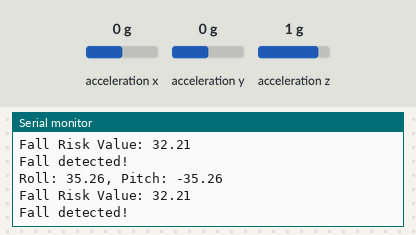
Simulated run of this sketch. Board: Arduino Uno, built with avr-gcc and run on an emulated ATmega328P. On the bench: the last lines printed to the serial monitor. Wiring (inferred from the names in the program): MPU-6050 motion sensor at I2C address 0x68. The test bench sets the inputs (shaded band); at power-on: acceleration z 1 g, acceleration x 0 g, acceleration y 0 g.

Above: at 1.5 s.
1.6 s: acceleration z set to 0 g
At 2.13 s:
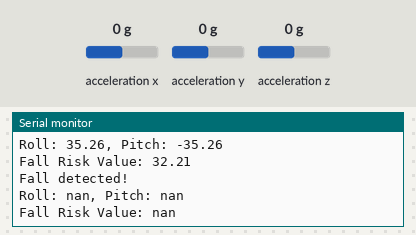
3.3 s: acceleration x set to -1.4 g
At 3.63 s:
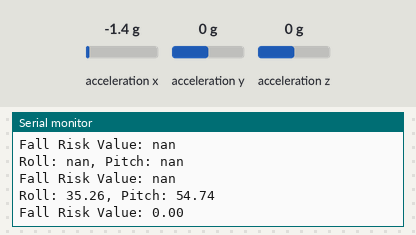
4.8 s: acceleration y set to -1.4 g
At 5.14 s:
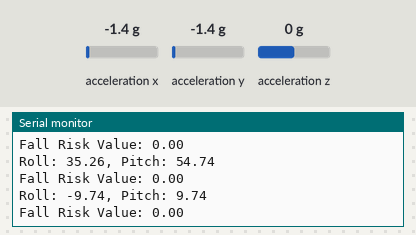
Timing chart, 0 to 7.8 s (numbered marks = the images above; inputs shaded):
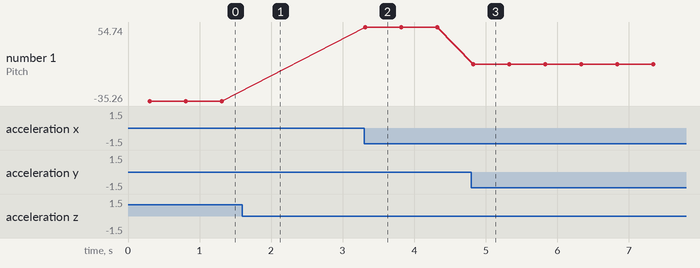

The sketch:

Fuzzy.ino
```cpp
// (licence header left out)
#include <Wire.h>

const int MPU = 0x68;  // MPU6050 I2C address
float AccX, AccY, AccZ;
float accAngleX, accAngleY;
float roll, pitch;
float AccErrorX, AccErrorY;
int c = 0;

// Fuzzy Logic Variables
struct FuzzyVariable {
  float Low, Medium, High;
};

// Fuzzy Sets
enum FuzzySet { Low,
                Medium,
                High };

// Fuzzy Rule
struct FuzzyRule {
  FuzzySet rollSet, pitchSet;
  FuzzySet fallRiskSet;
};

// Fuzzy Logic Parameters
FuzzyVariable rollFuzzy = { -50.00, 35.0, 120 };
FuzzyVariable pitchFuzzy = { -130.0, -57.5, 5.0 };
FuzzyVariable fallRiskFuzzy = { 0.0, 50.0, 100.0 };
float fallThreshold = 25.0;


// Fuzzy Rules
FuzzyRule rule1 = { Low, Medium, High };
FuzzyRule rule2 = { Medium, Medium, High };
FuzzyRule rule3 = { High, Medium, High };


void setup() {
  Serial.begin(19200);
  Serial.println(F("--- FW Security Integrity Verified ---"));
  Serial.println(F("© Sankari Kalapurakkal (MIET)"));
  Wire.begin();  // Initialize communication
  Wire.beginTransmission(MPU);
  Wire.write(0x6B);
  Wire.write(0x00);
  Wire.endTransmission(true);
  calculate_IMU_error();
  delay(20);
}

void loop() {
  Wire.beginTransmission(MPU);
  Wire.write(0x3B);
  Wire.endTransmission(false);
  Wire.requestFrom(MPU, 6, true);
  AccX = (Wire.read() << 8 | Wire.read()) / 16384.0;
  AccY = (Wire.read() << 8 | Wire.read()) / 16384.0;
  AccZ = (Wire.read() << 8 | Wire.read()) / 16384.0;


  accAngleX = (atan(AccY / sqrt(pow(AccX, 2) + pow(AccZ, 2))) * 180 / PI) + 35.26;
  accAngleY = (atan(-1 * AccX / sqrt(pow(AccY, 2) + pow(AccZ, 2))) * 180 / PI) - 35.26;


  if (0.5 < AccX && AccX < 1.20 && -0.5 < AccY && AccY < 0.3 && -0.35 < AccZ && AccZ < -0.1) {
    // Standing position: set values to 0
    roll = 0;
    pitch = 0;


  } else {
    roll = 0.96 * accAngleX + 0.04 * accAngleX;
    pitch = 0.96 * accAngleY + 0.04 * accAngleY;
  }


 //Serial.print("x :");
 //Serial.println(AccX);
 //Serial.print("y :");
 // Serial.println(AccY);
 // Serial.print("z :");
  //Serial.println(AccZ);


  Serial.print("Roll: ");
  Serial.print(roll);
  Serial.print(", Pitch: ");
  Serial.println(pitch);

  // Fuzzification
  float rollMembership = calculateMembership(Medium, roll, rollFuzzy);
  float pitchMembership = calculateMembership(Medium, pitch, pitchFuzzy);

  // Rule Evaluation
  float fallRiskMembership = min(min(evaluateRules(rule1, rollFuzzy, pitchFuzzy),
                                     evaluateRules(rule2, rollFuzzy, pitchFuzzy)),
                                 evaluateRules(rule3, rollFuzzy, pitchFuzzy));

  // Defuzzification
  float fallRiskValue = defuzzify(fallRiskFuzzy, fallRiskMembership);


  //Serial.print("Roll Membership: ");
  //Serial.println(rollMembership);
  //Serial.print("Pitch Membership: ");
  //Serial.println(pitchMembership);
  //Serial.print("Fall Risk Membership: ");
  //Serial.println(fallRiskMembership);
  Serial.print("Fall Risk Value: ");
  Serial.println(fallRiskValue);


  // Fall Detection
  if (fallRiskValue > fallThreshold) {
    Serial.println("Fall detected!");
  }

  delay(500);
}

void calculate_IMU_error() {
  while (c < 200) {
    Wire.beginTransmission(MPU);
    Wire.write(0x3B);
    Wire.endTransmission(false);
    Wire.requestFrom(MPU, 6, true);
    AccX = (Wire.read() << 8 | Wire.read()) / 16384.0;
    AccY = (Wire.read() << 8 | Wire.read()) / 16384.0;
    AccZ = (Wire.read() << 8 | Wire.read()) / 16384.0;

    AccErrorX = AccErrorX + atan(AccY / sqrt(pow(AccX, 2) + pow(AccZ, 2))) * 180 / PI;
    AccErrorY = AccErrorY + atan(-1 * AccX / sqrt(pow(AccY, 2) + pow(AccZ, 2))) * 180 / PI;
    c++;
  }

  AccErrorX = AccErrorX / 200;
  AccErrorY = AccErrorY / 200;
  c = 0;

  Serial.print("AccErrorX: ");
  Serial.println(AccErrorX);
  Serial.print("AccErrorY: ");
  Serial.println(AccErrorY);
}

// Function to calculate membership
float calculateMembership(FuzzySet set, float value, FuzzyVariable &variable) {
  if (value <= variable.Low || value >= variable.High) {
    return 0.0;
  } else if (value <= variable.Medium) {
    return (value - variable.Low) / (variable.Medium - variable.Low);
  } else {
    return (variable.High - value) / (variable.High - variable.Medium);
  }
}

// Function to evaluate fuzzy rules
float evaluateRules(FuzzyRule &rule, FuzzyVariable &input1, FuzzyVariable &input2) {
  float membership1 = calculateMembership(rule.rollSet, roll, input1);
  float membership2 = calculateMembership(rule.pitchSet, pitch, input2);
  return min(membership1, membership2);
}

// Function to defuzzify using the centroid method
float defuzzify(FuzzyVariable &output, float membership) {
  return (membership * (output.Medium - output.Low)) + output.Low;
}
```

Measured:
- after the input at 1.6 s, the serial monitor: prints a new line after 0.21 s (image 1)
- after the input at 3.3 s, the serial monitor: prints a new line at once (image 2)
- after the input at 4.8 s, the serial monitor: prints a new line at once (image 3)
- plotted number 1: -35.26 → 54.74 after the input at 3.3 s, 54.74 → 9.74 after the input at 4.8 s
